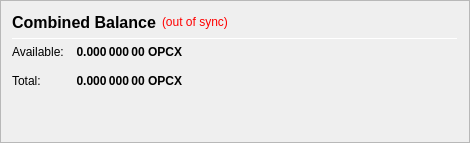
                   <widget class="QFrame" name="frame_CombinedBalances">
                    <property name="minimumSize">
                     <size>
                      <width>470</width>
                      <height>0</height>
                     </size>
                    </property>
                    <property name="frameShape">
                     <enum>QFrame::StyledPanel</enum>
                    </property>
                    <property name="frameShadow">
                     <enum>QFrame::Raised</enum>
                    </property>
                    <layout class="QVBoxLayout" name="verticalLayout_5">
                     <item>
                      <layout class="QHBoxLayout" name="horizontalLayout_5" stretch="0,0,0">
                       <item>
                        <widget class="QLabel" name="label_5z">
                         <property name="minimumSize">
                          <size>
                           <width>0</width>
                           <height>20</height>
                          </size>
                         </property>
                         <property name="font">
                          <font>
                           <pointsize>12</pointsize>
                           <weight>75</weight>
                           <bold>true</bold>
                          </font>
                         </property>
                         <property name="toolTip">
                          <string>Combined Balance (including unconfirmed and immature coins)</string>
                         </property>
                         <property name="text">
                          <string>Combined Balance</string>
                         </property>
                        </widget>
                       </item>
                       <item>
                        <widget class="QLabel" name="labelWalletStatus">
                         <property name="cursor">
                          <cursorShape>WhatsThisCursor</cursorShape>
                         </property>
                         <property name="toolTip">
                          <string>The displayed information may be out of date. Your wallet automatically synchronizes with the OPCX network after a connection is established, but this process has not completed yet.</string>
                         </property>
                         <property name="styleSheet">
                          <string notr="true">QLabel { color: red; }</string>
                         </property>
                         <property name="text">
                          <string notr="true">(out of sync)</string>
                         </property>
                         <property name="alignment">
                          <set>Qt::AlignLeading|Qt::AlignLeft|Qt::AlignVCenter</set>
                         </property>
                        </widget>
                       </item>
                       <item>
                        <spacer name="horizontalSpacer_1">
                         <property name="orientation">
                          <enum>Qt::Horizontal</enum>
                         </property>
                         <property name="sizeHint" stdset="0">
                          <size>
                           <width>40</width>
                           <height>20</height>
                          </size>
                         </property>
                        </spacer>
                       </item>
                      </layout>
                     </item>
                     <item>
                      <widget class="Line" name="line_CombinedBalance">
                       <property name="minimumSize">
                        <size>
                         <width>0</width>
                         <height>1</height>
                        </size>
                       </property>
                       <property name="maximumSize">
                        <size>
                         <width>16777215</width>
                         <height>1</height>
                        </size>
                       </property>
                       <property name="orientation">
                        <enum>Qt::Horizontal</enum>
                       </property>
                      </widget>
                     </item>
                     <item>
                      <layout class="QGridLayout" name="gridLayout_3">
                       <property name="spacing">
                        <number>12</number>
                       </property>
                       <item row="1" column="0">
                        <widget class="QLabel" name="labelBalanceTextz">
                         <property name="text">
                          <string>Available:</string>
                         </property>
                        </widget>
                       </item>
                       <item row="1" column="1">
                        <widget class="QLabel" name="labelBalancez">
                         <property name="font">
                          <font>
                           <weight>75</weight>
                           <bold>true</bold>
                          </font>
                         </property>
                         <property name="cursor">
                          <cursorShape>IBeamCursor</cursorShape>
                         </property>
                         <property name="toolTip">
                          <string>Your current spendable balance</string>
                         </property>
                         <property name="text">
                          <string notr="true">0.000 000 00 OPCX</string>
                         </property>
                         <property name="alignment">
                          <set>Qt::AlignRight|Qt::AlignTrailing|Qt::AlignVCenter</set>
                         </property>
                         <property name="textInteractionFlags">
                          <set>Qt::LinksAccessibleByMouse|Qt::TextSelectableByKeyboard|Qt::TextSelectableByMouse</set>
                         </property>
                        </widget>
                       </item>
                       <item row="2" column="0">
                        <widget class="QLabel" name="labelTotalTextz">
                         <property name="text">
                          <string>Total:</string>
                         </property>
                        </widget>
                       </item>
                       <item row="2" column="1">
                        <widget class="QLabel" name="labelTotalz">
                         <property name="font">
                          <font>
                           <weight>75</weight>
                           <bold>true</bold>
                          </font>
                         </property>
                         <property name="cursor">
                          <cursorShape>IBeamCursor</cursorShape>
                         </property>
                         <property name="toolTip">
                          <string>Total Balance, including all unavailable coins.</string>
                         </property>
                         <property name="text">
                          <string notr="true">0.000 000 00 OPCX</string>
                         </property>
                         <property name="alignment">
                          <set>Qt::AlignRight|Qt::AlignTrailing|Qt::AlignVCenter</set>
                         </property>
                         <property name="textInteractionFlags">
                          <set>Qt::LinksAccessibleByMouse|Qt::TextSelectableByKeyboard|Qt::TextSelectableByMouse</set>
                         </property>
                        </widget>
                       </item>
                       <item row="2" column="3">
                        <spacer name="horizontalSpacer_2">
                         <property name="orientation">
                          <enum>Qt::Horizontal</enum>
                         </property>
                         <property name="sizeHint" stdset="0">
                          <size>
                           <width>40</width>
                           <height>20</height>
                          </size>
                         </property>
                        </spacer>
                       </item>
                      </layout>
                     </item>
                     <item>
                      <spacer name="verticalSpacer_1">
                       <property name="orientation">
                        <enum>Qt::Vertical</enum>
                       </property>
                       <property name="sizeHint" stdset="0">
                        <size>
                         <width>20</width>
                         <height>40</height>
                        </size>
                       </property>
                      </spacer>
                     </item>
                    </layout>
                   </widget>
